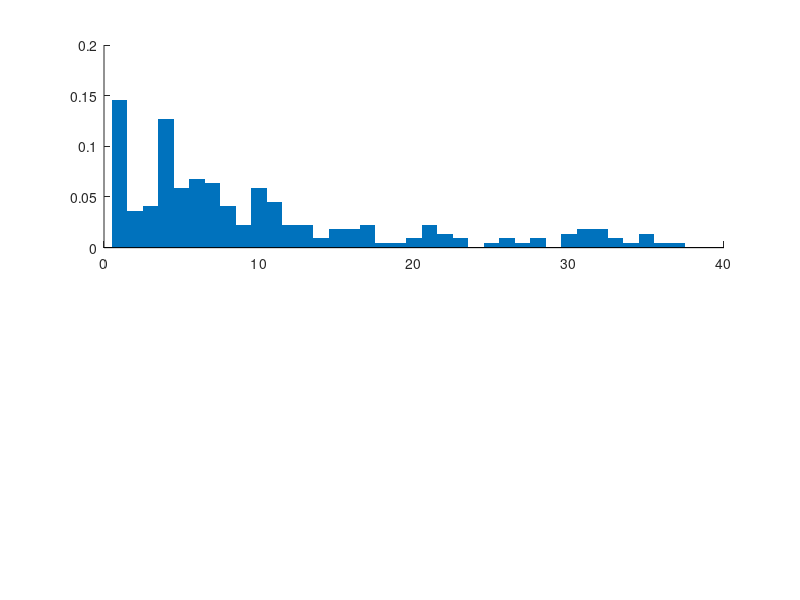

The MATLAB source for this figure: (Note: this script raises an error after producing the figure.)
% function accuracy_plot

    % OBSOLETE: use validation_plots.m instead

    clear
    clc

    rank = [6, 21, 4, 4, 16, 1, 3, 4, 4, 1, 32, 1, 27, 35, 37, 15, 14, 22, 10, 28, 3, 2, 1, 1, 3, 25, 30, 35, 35, 4, 6, 11, 5, 4, 7, 2, 16, 11, 14, 9, 10, 5, 17, 11, 8, 8, 4, 30, 1, 2, 1, 1, 1, 1, 1, 1, 2, 1, 1, 7, 21, 23, 1, 31, 31, 32, 1, 10, 15, 5, 8, 7, 31, 7, 30, 13, 17, 8, 19, 1, 10, 7, 4, 5, 3, 1, 21, 2, 5, 4, 3, 2, 22, 18, 6, 11, 20, 4, 34, 33, 3, 31, 12, 1, 1, 1, 1, 1, 36, 1, 1, 1, 7, 5, 7, 5, 4, 7, 15, 17, 5, 4, 26, 1, 4, 1, 1, 1, 16, 23, 17, 7, 26, 11, 4, 4, 13, 7, 9, 4, 1, 10, 12, 7, 4, 8, 4, 10, 6, 4, 4, 4, 3, 6, 4, 2, 1, 2, 6, 6, 6, 5, 3, 7, 6, 9, 4, 6, 11, 4, 16, 8, 5, 12, 11, 10, 11, 17, 21, 4, 12, 7, 11, 6, 6, 6, 3, 4, 4, 5, 5, 6, 5, 7, 13, 9, 13, 21, 10, 15, 12, 10, 13, 10, 6, 11, 8, 4, 10, 8, 8, 10, 10, 28, 33, 20, 32, 22, 32, 9];

    figure(1)
    clf
    hold on
    set(gcf,'color','white')
    
    cndt_qty = 37;
    
    pdf = zeros(1,cndt_qty);
    pdf_null = zeros(1,cndt_qty) + 1/cndt_qty;
    
    for n = 1:cndt_qty
        pdf(n) = length(find(rank==n));
    end
    pdf = pdf ./ sum(pdf);
    
    cdf = cumsum(pdf);
    cdf_null = cumsum(pdf_null);
    
    subplot(2,1,1)
    hold on
    bar(pdf,      1, 'edgecolor','none','facealpha',0.5,'facecolor',[0 0 1])
    bar(pdf_null, 1, 'edgecolor','none','facealpha',0.5,'facecolor',[1 0 0])
    legend('Per linguistic analysis','Null, e.g. random guess','location','northeast')
    grid on
    title('Probability density (PDF) of authorship ranking')
    
    subplot(2,1,2)
    hold on
    plot(cdf,     'color',[0 0 1],'linewidth',2)
    plot(cdf_null,'color',[1 0 0],'linewidth',2)
    legend('Per linguistic analysis','Null, e.g. random guess','location','southeast')
    grid on
    title('Cumulative density function (CDF) of authorship ranking')
    xlabel('Rank of actual author as predicted by linguistic analysis')
    
% end